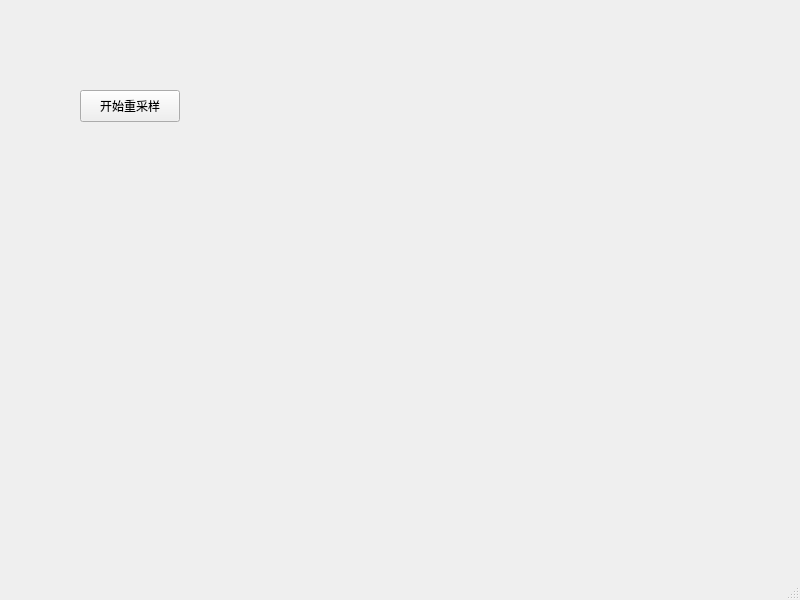
<?xml version="1.0" encoding="UTF-8"?>
<ui version="4.0">
 <class>MainWindow</class>
 <widget class="QMainWindow" name="MainWindow">
  <property name="geometry">
   <rect>
    <x>0</x>
    <y>0</y>
    <width>800</width>
    <height>600</height>
   </rect>
  </property>
  <property name="windowTitle">
   <string>MainWindow</string>
  </property>
  <widget class="QWidget" name="centralwidget">
   <widget class="QPushButton" name="pushButton">
    <property name="geometry">
     <rect>
      <x>80</x>
      <y>90</y>
      <width>100</width>
      <height>32</height>
     </rect>
    </property>
    <property name="text">
     <string>开始重采样</string>
    </property>
   </widget>
  </widget>
  <widget class="QMenuBar" name="menubar">
   <property name="geometry">
    <rect>
     <x>0</x>
     <y>0</y>
     <width>800</width>
     <height>37</height>
    </rect>
   </property>
  </widget>
  <widget class="QStatusBar" name="statusbar"/>
 </widget>
 <resources/>
 <connections/>
</ui>
